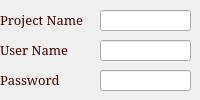
  <widget class="QDockWidget" name="dockWidget">
   <property name="minimumSize">
    <size>
     <width>200</width>
     <height>42</height>
    </size>
   </property>
   <property name="font">
    <font>
     <family>Arial</family>
     <pointsize>11</pointsize>
     <weight>75</weight>
     <bold>true</bold>
    </font>
   </property>
   <property name="windowTitle">
    <string>Procedure</string>
   </property>
   <attribute name="dockWidgetArea">
    <number>1</number>
   </attribute>
   <widget class="QWidget" name="dockWidgetContents_1">
    <widget class="QPushButton" name="Registration">
     <property name="geometry">
      <rect>
       <x>30</x>
       <y>330</y>
       <width>131</width>
       <height>41</height>
      </rect>
     </property>
     <property name="font">
      <font>
       <family>Constantia</family>
       <pointsize>10</pointsize>
       <weight>75</weight>
       <bold>true</bold>
      </font>
     </property>
     <property name="text">
      <string>REGISTRATION</string>
     </property>
     <property name="iconSize">
      <size>
       <width>10</width>
       <height>20</height>
      </size>
     </property>
    </widget>
    <widget class="QPushButton" name="Translate">
     <property name="geometry">
      <rect>
       <x>30</x>
       <y>270</y>
       <width>131</width>
       <height>41</height>
      </rect>
     </property>
     <property name="font">
      <font>
       <family>Constantia</family>
       <pointsize>9</pointsize>
       <weight>75</weight>
       <bold>true</bold>
      </font>
     </property>
     <property name="text">
      <string>TRANSLATE/ROTATE</string>
     </property>
     <property name="iconSize">
      <size>
       <width>10</width>
       <height>20</height>
      </size>
     </property>
    </widget>
    <widget class="QPushButton" name="Unroll">
     <property name="geometry">
      <rect>
       <x>30</x>
       <y>390</y>
       <width>131</width>
       <height>41</height>
      </rect>
     </property>
     <property name="font">
      <font>
       <family>Constantia</family>
       <pointsize>10</pointsize>
       <weight>75</weight>
       <bold>true</bold>
      </font>
     </property>
     <property name="text">
      <string>UNROLL</string>
     </property>
     <property name="iconSize">
      <size>
       <width>10</width>
       <height>20</height>
      </size>
     </property>
    </widget>
    <widget class="QPushButton" name="Rasterize">
     <property name="geometry">
      <rect>
       <x>30</x>
       <y>450</y>
       <width>131</width>
       <height>41</height>
      </rect>
     </property>
     <property name="font">
      <font>
       <family>Constantia</family>
       <pointsize>10</pointsize>
      </font>
     </property>
     <property name="text">
      <string>RASTERIZE</string>
     </property>
     <property name="iconSize">
      <size>
       <width>10</width>
       <height>20</height>
      </size>
     </property>
    </widget>
    <widget class="QPushButton" name="Open">
     <property name="geometry">
      <rect>
       <x>30</x>
       <y>210</y>
       <width>131</width>
       <height>41</height>
      </rect>
     </property>
     <property name="font">
      <font>
       <family>Constantia</family>
       <pointsize>10</pointsize>
       <weight>75</weight>
       <bold>true</bold>
      </font>
     </property>
     <property name="text">
      <string>OPEN</string>
     </property>
     <property name="iconSize">
      <size>
       <width>10</width>
       <height>20</height>
      </size>
     </property>
    </widget>
    <widget class="QLineEdit" name="txtProjectName">
     <property name="geometry">
      <rect>
       <x>100</x>
       <y>10</y>
       <width>91</width>
       <height>21</height>
      </rect>
     </property>
     <property name="font">
      <font>
       <pointsize>8</pointsize>
      </font>
     </property>
     <property name="styleSheet">
      <string notr="true">background-image:url(./images/k.png);
background-attachment: fixed;
color: rgb(70, 0, 0);</string>
     </property>
     <property name="alignment">
      <set>Qt::AlignCenter</set>
     </property>
     <property name="readOnly">
      <bool>true</bool>
     </property>
    </widget>
    <widget class="QLineEdit" name="txtUser">
     <property name="geometry">
      <rect>
       <x>100</x>
       <y>40</y>
       <width>91</width>
       <height>21</height>
      </rect>
     </property>
     <property name="font">
      <font>
       <pointsize>8</pointsize>
      </font>
     </property>
     <property name="styleSheet">
      <string notr="true">background-image:url(./images/k.png);
background-attachment: fixed;
color: rgb(70, 0, 0);</string>
     </property>
     <property name="alignment">
      <set>Qt::AlignCenter</set>
     </property>
     <property name="readOnly">
      <bool>true</bool>
     </property>
    </widget>
    <widget class="QLineEdit" name="txtPassword">
     <property name="geometry">
      <rect>
       <x>100</x>
       <y>70</y>
       <width>91</width>
       <height>21</height>
      </rect>
     </property>
     <property name="font">
      <font>
       <pointsize>8</pointsize>
      </font>
     </property>
     <property name="styleSheet">
      <string notr="true">background-image:url(./images/k.png);
background-attachment: fixed;
color: rgb(70, 0, 0);</string>
     </property>
     <property name="echoMode">
      <enum>QLineEdit::Password</enum>
     </property>
     <property name="alignment">
      <set>Qt::AlignCenter</set>
     </property>
     <property name="readOnly">
      <bool>true</bool>
     </property>
    </widget>
    <widget class="QLineEdit" name="txtLocation">
     <property name="geometry">
      <rect>
       <x>100</x>
       <y>100</y>
       <width>91</width>
       <height>21</height>
      </rect>
     </property>
     <property name="font">
      <font>
       <pointsize>8</pointsize>
      </font>
     </property>
     <property name="styleSheet">
      <string notr="true">background-image:url(./images/k.png);
background-attachment: fixed;
color: rgb(70, 0, 0);</string>
     </property>
     <property name="alignment">
      <set>Qt::AlignCenter</set>
     </property>
     <property name="readOnly">
      <bool>true</bool>
     </property>
    </widget>
    <widget class="QLineEdit" name="txtDBName">
     <property name="geometry">
      <rect>
       <x>100</x>
       <y>130</y>
       <width>91</width>
       <height>21</height>
      </rect>
     </property>
     <property name="font">
      <font>
       <pointsize>8</pointsize>
      </font>
     </property>
     <property name="styleSheet">
      <string notr="true">background-image:url(./images/k.png);
background-attachment: fixed;
color: rgb(70, 0, 0);</string>
     </property>
     <property name="alignment">
      <set>Qt::AlignCenter</set>
     </property>
     <property name="readOnly">
      <bool>true</bool>
     </property>
    </widget>
    <widget class="QLineEdit" name="txtPort">
     <property name="geometry">
      <rect>
       <x>100</x>
       <y>160</y>
       <width>91</width>
       <height>20</height>
      </rect>
     </property>
     <property name="font">
      <font>
       <pointsize>8</pointsize>
      </font>
     </property>
     <property name="styleSheet">
      <string notr="true">background-image:url(./images/k.png);
background-attachment: fixed;
color: rgb(70, 0, 0);</string>
     </property>
     <property name="alignment">
      <set>Qt::AlignCenter</set>
     </property>
     <property name="readOnly">
      <bool>true</bool>
     </property>
    </widget>
    <widget class="QLabel" name="label">
     <property name="geometry">
      <rect>
       <x>0</x>
       <y>10</y>
       <width>101</width>
       <height>20</height>
      </rect>
     </property>
     <property name="font">
      <font>
       <family>Constantia</family>
       <pointsize>10</pointsize>
      </font>
     </property>
     <property name="styleSheet">
      <string notr="true">background-image:url(./images/k.png);
background-attachment: fixed;
color: rgb(70, 0, 0);</string>
     </property>
     <property name="text">
      <string>Project Name</string>
     </property>
    </widget>
    <widget class="QLabel" name="label_2">
     <property name="geometry">
      <rect>
       <x>0</x>
       <y>40</y>
       <width>101</width>
       <height>20</height>
      </rect>
     </property>
     <property name="font">
      <font>
       <family>Constantia</family>
       <pointsize>10</pointsize>
      </font>
     </property>
     <property name="styleSheet">
      <string notr="true">background-image:url(./images/k.png);
background-attachment: fixed;
color: rgb(70, 0, 0);</string>
     </property>
     <property name="text">
      <string>User Name</string>
     </property>
    </widget>
    <widget class="QLabel" name="label_3">
     <property name="geometry">
      <rect>
       <x>0</x>
       <y>70</y>
       <width>101</width>
       <height>20</height>
      </rect>
     </property>
     <property name="font">
      <font>
       <family>Constantia</family>
       <pointsize>10</pointsize>
      </font>
     </property>
     <property name="styleSheet">
      <string notr="true">background-image:url(./images/k.png);
background-attachment: fixed;
color: rgb(70, 0, 0);</string>
     </property>
     <property name="text">
      <string>Password</string>
     </property>
    </widget>
    <widget class="QLabel" name="label_">
     <property name="geometry">
      <rect>
       <x>0</x>
       <y>100</y>
       <width>101</width>
       <height>20</height>
      </rect>
     </property>
     <property name="font">
      <font>
       <family>Constantia</family>
       <pointsize>10</pointsize>
      </font>
     </property>
     <property name="styleSheet">
      <string notr="true">background-image:url(./images/k.png);
background-attachment: fixed;
color: rgb(70, 0, 0);</string>
     </property>
     <property name="text">
      <string>Location</string>
     </property>
    </widget>
    <widget class="QLabel" name="label_5">
     <property name="geometry">
      <rect>
       <x>0</x>
       <y>130</y>
       <width>101</width>
       <height>20</height>
      </rect>
     </property>
     <property name="font">
      <font>
       <family>Constantia</family>
       <pointsize>10</pointsize>
      </font>
     </property>
     <property name="styleSheet">
      <string notr="true">background-image:url(./images/k.png);
background-attachment: fixed;
color: rgb(70, 0, 0);</string>
     </property>
     <property name="text">
      <string>Database Name</string>
     </property>
    </widget>
    <widget class="QLabel" name="lblPort">
     <property name="geometry">
      <rect>
       <x>0</x>
       <y>160</y>
       <width>101</width>
       <height>20</height>
      </rect>
     </property>
     <property name="font">
      <font>
       <family>Constantia</family>
       <pointsize>10</pointsize>
      </font>
     </property>
     <property name="styleSheet">
      <string notr="true">background-image:url(./images/k.png);
background-attachment: fixed;
color: rgb(70, 0, 0);</string>
     </property>
     <property name="text">
      <string>Port Number</string>
     </property>
    </widget>
   </widget>
  </widget>
